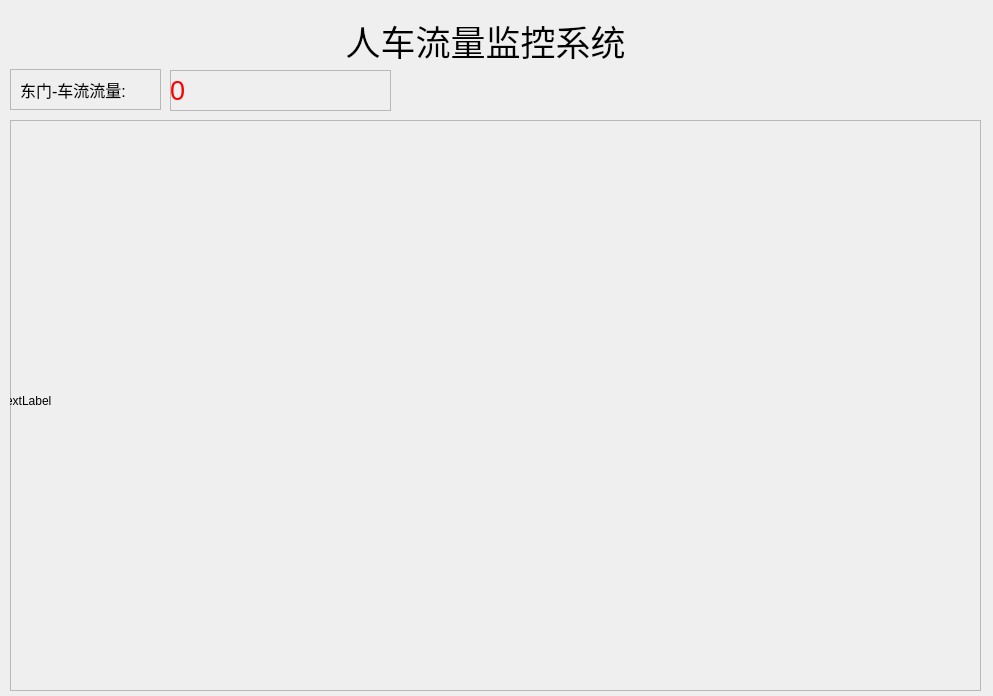
<?xml version="1.0" encoding="UTF-8"?>
<ui version="4.0">
 <class>Dialog</class>
 <widget class="QDialog" name="Dialog">
  <property name="geometry">
   <rect>
    <x>0</x>
    <y>0</y>
    <width>993</width>
    <height>696</height>
   </rect>
  </property>
  <property name="windowTitle">
   <string>Dialog</string>
  </property>
  <widget class="QFrame" name="frame">
   <property name="geometry">
    <rect>
     <x>10</x>
     <y>120</y>
     <width>971</width>
     <height>571</height>
    </rect>
   </property>
   <property name="frameShape">
    <enum>QFrame::StyledPanel</enum>
   </property>
   <property name="frameShadow">
    <enum>QFrame::Raised</enum>
   </property>
   <widget class="QLabel" name="video1">
    <property name="geometry">
     <rect>
      <x>-10</x>
      <y>0</y>
      <width>961</width>
      <height>561</height>
     </rect>
    </property>
    <property name="text">
     <string>TextLabel</string>
    </property>
   </widget>
  </widget>
  <widget class="QFrame" name="frame_5">
   <property name="geometry">
    <rect>
     <x>10</x>
     <y>69</y>
     <width>151</width>
     <height>41</height>
    </rect>
   </property>
   <property name="frameShape">
    <enum>QFrame::StyledPanel</enum>
   </property>
   <property name="frameShadow">
    <enum>QFrame::Raised</enum>
   </property>
   <widget class="QLabel" name="label">
    <property name="geometry">
     <rect>
      <x>10</x>
      <y>0</y>
      <width>141</width>
      <height>41</height>
     </rect>
    </property>
    <property name="font">
     <font>
      <pointsize>12</pointsize>
     </font>
    </property>
    <property name="text">
     <string>东门-车流流量:</string>
    </property>
   </widget>
  </widget>
  <widget class="QFrame" name="frame_6">
   <property name="geometry">
    <rect>
     <x>170</x>
     <y>70</y>
     <width>221</width>
     <height>41</height>
    </rect>
   </property>
   <property name="frameShape">
    <enum>QFrame::StyledPanel</enum>
   </property>
   <property name="frameShadow">
    <enum>QFrame::Raised</enum>
   </property>
   <widget class="QLabel" name="carnum">
    <property name="geometry">
     <rect>
      <x>0</x>
      <y>0</y>
      <width>211</width>
      <height>41</height>
     </rect>
    </property>
    <property name="font">
     <font>
      <pointsize>20</pointsize>
     </font>
    </property>
    <property name="styleSheet">
     <string notr="true">color:red
</string>
    </property>
    <property name="text">
     <string>0</string>
    </property>
   </widget>
  </widget>
  <widget class="QLabel" name="title">
   <property name="geometry">
    <rect>
     <x>170</x>
     <y>20</y>
     <width>631</width>
     <height>41</height>
    </rect>
   </property>
   <property name="font">
    <font>
     <pointsize>26</pointsize>
    </font>
   </property>
   <property name="text">
    <string>人车流量监控系统</string>
   </property>
   <property name="alignment">
    <set>Qt::AlignCenter</set>
   </property>
  </widget>
 </widget>
 <resources/>
 <connections/>
</ui>
